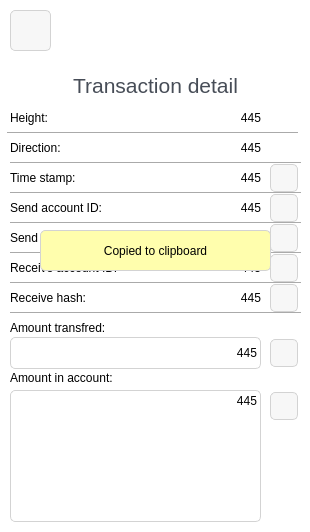
<?xml version="1.0" encoding="UTF-8"?>
<ui version="4.0">
 <class>PageTransactionDetail</class>
 <widget class="QWidget" name="PageTransactionDetail">
  <property name="geometry">
   <rect>
    <x>0</x>
    <y>0</y>
    <width>310</width>
    <height>532</height>
   </rect>
  </property>
  <property name="windowTitle">
   <string>Form</string>
  </property>
  <property name="styleSheet">
   <string notr="true">background: #FFFFFF;
color: rgb(0, 0, 0);</string>
  </property>
  <widget class="QPushButton" name="lyraLogoPushButton">
   <property name="geometry">
    <rect>
     <x>120</x>
     <y>0</y>
     <width>72</width>
     <height>72</height>
    </rect>
   </property>
   <property name="font">
    <font>
     <stylestrategy>PreferAntialias</stylestrategy>
    </font>
   </property>
   <property name="styleSheet">
    <string notr="true">QPushButton {
	background-color: transparent;
	border-style: solid;
	color: #474D57;
}</string>
   </property>
   <property name="text">
    <string/>
   </property>
   <property name="icon">
    <iconset resource="../../../../res.qrc">
     <normaloff>:/res/ic/res/ic/ic_lyra_token_foreground.png</normaloff>:/res/ic/res/ic/ic_lyra_token_foreground.png</iconset>
   </property>
   <property name="iconSize">
    <size>
     <width>72</width>
     <height>72</height>
    </size>
   </property>
   <property name="flat">
    <bool>false</bool>
   </property>
  </widget>
  <widget class="QLabel" name="titleLabel">
   <property name="geometry">
    <rect>
     <x>0</x>
     <y>70</y>
     <width>311</width>
     <height>31</height>
    </rect>
   </property>
   <property name="font">
    <font>
     <pointsize>16</pointsize>
     <stylestrategy>PreferAntialias</stylestrategy>
    </font>
   </property>
   <property name="styleSheet">
    <string notr="true">QLabel {
	background-color: transparent;
	color: #474D57;
}</string>
   </property>
   <property name="text">
    <string>Transaction detail</string>
   </property>
   <property name="alignment">
    <set>Qt::AlignCenter</set>
   </property>
  </widget>
  <widget class="QPushButton" name="backPushButton">
   <property name="geometry">
    <rect>
     <x>10</x>
     <y>10</y>
     <width>41</width>
     <height>41</height>
    </rect>
   </property>
   <property name="focusPolicy">
    <enum>Qt::NoFocus</enum>
   </property>
   <property name="styleSheet">
    <string notr="true">QPushButton {
	border-style: solid;
	background-color: rgba(0, 0, 0, 8);
	border-radius: 5px;
	border-width: 1px;
	border-color: lightgrey;
}
QPushButton:hover {
    background-color: rgba(0, 0, 0, 16);
}

QPushButton:pressed {
    background-color: rgba(0, 0, 0, 64);
}</string>
   </property>
   <property name="text">
    <string/>
   </property>
   <property name="icon">
    <iconset resource="../../../../res.qrc">
     <normaloff>:/res/ic/res/ic/arowLeft.png</normaloff>:/res/ic/res/ic/arowLeft.png</iconset>
   </property>
   <property name="iconSize">
    <size>
     <width>16</width>
     <height>16</height>
    </size>
   </property>
   <property name="checkable">
    <bool>false</bool>
   </property>
  </widget>
  <widget class="QLabel" name="heightLabel">
   <property name="geometry">
    <rect>
     <x>10</x>
     <y>110</y>
     <width>141</width>
     <height>16</height>
    </rect>
   </property>
   <property name="styleSheet">
    <string notr="true"/>
   </property>
   <property name="text">
    <string>Height:</string>
   </property>
  </widget>
  <widget class="QLabel" name="directionLabel">
   <property name="geometry">
    <rect>
     <x>10</x>
     <y>140</y>
     <width>141</width>
     <height>16</height>
    </rect>
   </property>
   <property name="text">
    <string>Direction:</string>
   </property>
  </widget>
  <widget class="QLabel" name="timeStampLabel">
   <property name="geometry">
    <rect>
     <x>10</x>
     <y>170</y>
     <width>81</width>
     <height>16</height>
    </rect>
   </property>
   <property name="text">
    <string>Time stamp:</string>
   </property>
  </widget>
  <widget class="QLabel" name="sendAccountIdLabel">
   <property name="geometry">
    <rect>
     <x>10</x>
     <y>200</y>
     <width>121</width>
     <height>16</height>
    </rect>
   </property>
   <property name="text">
    <string>Send account ID:</string>
   </property>
  </widget>
  <widget class="QLabel" name="sendHashLabel">
   <property name="geometry">
    <rect>
     <x>10</x>
     <y>230</y>
     <width>121</width>
     <height>16</height>
    </rect>
   </property>
   <property name="text">
    <string>Send hash:</string>
   </property>
  </widget>
  <widget class="QLabel" name="amountTransfrredLabel">
   <property name="geometry">
    <rect>
     <x>10</x>
     <y>320</y>
     <width>121</width>
     <height>16</height>
    </rect>
   </property>
   <property name="text">
    <string>Amount transfred:</string>
   </property>
  </widget>
  <widget class="QLabel" name="receiveAccountIdLabel">
   <property name="geometry">
    <rect>
     <x>10</x>
     <y>260</y>
     <width>121</width>
     <height>16</height>
    </rect>
   </property>
   <property name="text">
    <string>Receive account ID:</string>
   </property>
  </widget>
  <widget class="QLabel" name="receiveHashLabel">
   <property name="geometry">
    <rect>
     <x>10</x>
     <y>290</y>
     <width>121</width>
     <height>16</height>
    </rect>
   </property>
   <property name="text">
    <string>Receive hash:</string>
   </property>
  </widget>
  <widget class="QLabel" name="amountInAccountLabel">
   <property name="geometry">
    <rect>
     <x>10</x>
     <y>370</y>
     <width>121</width>
     <height>16</height>
    </rect>
   </property>
   <property name="text">
    <string>Amount in account:</string>
   </property>
  </widget>
  <widget class="QPushButton" name="directionPushButton">
   <property name="enabled">
    <bool>false</bool>
   </property>
   <property name="geometry">
    <rect>
     <x>270</x>
     <y>132</y>
     <width>32</width>
     <height>32</height>
    </rect>
   </property>
   <property name="sizePolicy">
    <sizepolicy hsizetype="MinimumExpanding" vsizetype="Fixed">
     <horstretch>0</horstretch>
     <verstretch>0</verstretch>
    </sizepolicy>
   </property>
   <property name="focusPolicy">
    <enum>Qt::NoFocus</enum>
   </property>
   <property name="layoutDirection">
    <enum>Qt::LeftToRight</enum>
   </property>
   <property name="styleSheet">
    <string notr="true"/>
   </property>
   <property name="text">
    <string/>
   </property>
   <property name="icon">
    <iconset resource="../../../../res.qrc">
     <normaloff>:/res/ic/res/ic/arrowRightUp.png</normaloff>:/res/ic/res/ic/arrowRightUp.png</iconset>
   </property>
   <property name="flat">
    <bool>true</bool>
   </property>
  </widget>
  <widget class="QPushButton" name="copyTimeStampPushButton">
   <property name="geometry">
    <rect>
     <x>270</x>
     <y>164</y>
     <width>28</width>
     <height>28</height>
    </rect>
   </property>
   <property name="sizePolicy">
    <sizepolicy hsizetype="MinimumExpanding" vsizetype="Fixed">
     <horstretch>0</horstretch>
     <verstretch>0</verstretch>
    </sizepolicy>
   </property>
   <property name="focusPolicy">
    <enum>Qt::NoFocus</enum>
   </property>
   <property name="layoutDirection">
    <enum>Qt::LeftToRight</enum>
   </property>
   <property name="styleSheet">
    <string notr="true">QPushButton {
	border-style: solid;
	background-color: rgba(0, 0, 0, 8);
	border-radius: 5px;
	border-width: 1px;
	border-color: lightgrey;
}
QPushButton:hover {
    background-color: rgba(0, 0, 0, 16);
}

QPushButton:pressed {
    background-color: rgba(0, 0, 0, 64);
}</string>
   </property>
   <property name="text">
    <string/>
   </property>
   <property name="icon">
    <iconset resource="../../../../res.qrc">
     <normaloff>:/res/ic/res/ic/copy.png</normaloff>:/res/ic/res/ic/copy.png</iconset>
   </property>
   <property name="flat">
    <bool>true</bool>
   </property>
  </widget>
  <widget class="QPushButton" name="openSendAccountIdPushButton">
   <property name="geometry">
    <rect>
     <x>270</x>
     <y>194</y>
     <width>28</width>
     <height>28</height>
    </rect>
   </property>
   <property name="sizePolicy">
    <sizepolicy hsizetype="MinimumExpanding" vsizetype="Fixed">
     <horstretch>0</horstretch>
     <verstretch>0</verstretch>
    </sizepolicy>
   </property>
   <property name="focusPolicy">
    <enum>Qt::NoFocus</enum>
   </property>
   <property name="layoutDirection">
    <enum>Qt::LeftToRight</enum>
   </property>
   <property name="styleSheet">
    <string notr="true">QPushButton {
	border-style: solid;
	background-color: rgba(0, 0, 0, 8);
	border-radius: 5px;
	border-width: 1px;
	border-color: lightgrey;
}
QPushButton:hover {
    background-color: rgba(0, 0, 0, 16);
}

QPushButton:pressed {
    background-color: rgba(0, 0, 0, 64);
}</string>
   </property>
   <property name="text">
    <string/>
   </property>
   <property name="icon">
    <iconset resource="../../../../res.qrc">
     <normaloff>:/res/ic/res/ic/magnify.png</normaloff>:/res/ic/res/ic/magnify.png</iconset>
   </property>
   <property name="flat">
    <bool>true</bool>
   </property>
  </widget>
  <widget class="QPushButton" name="openSendHashPushButton">
   <property name="geometry">
    <rect>
     <x>270</x>
     <y>224</y>
     <width>28</width>
     <height>28</height>
    </rect>
   </property>
   <property name="sizePolicy">
    <sizepolicy hsizetype="MinimumExpanding" vsizetype="Fixed">
     <horstretch>0</horstretch>
     <verstretch>0</verstretch>
    </sizepolicy>
   </property>
   <property name="focusPolicy">
    <enum>Qt::NoFocus</enum>
   </property>
   <property name="layoutDirection">
    <enum>Qt::LeftToRight</enum>
   </property>
   <property name="styleSheet">
    <string notr="true">QPushButton {
	border-style: solid;
	background-color: rgba(0, 0, 0, 8);
	border-radius: 5px;
	border-width: 1px;
	border-color: lightgrey;
}
QPushButton:hover {
    background-color: rgba(0, 0, 0, 16);
}

QPushButton:pressed {
    background-color: rgba(0, 0, 0, 64);
}</string>
   </property>
   <property name="text">
    <string/>
   </property>
   <property name="icon">
    <iconset resource="../../../../res.qrc">
     <normaloff>:/res/ic/res/ic/magnify.png</normaloff>:/res/ic/res/ic/magnify.png</iconset>
   </property>
   <property name="flat">
    <bool>true</bool>
   </property>
  </widget>
  <widget class="QPushButton" name="openReceiveAccountIdPushButton">
   <property name="geometry">
    <rect>
     <x>270</x>
     <y>254</y>
     <width>28</width>
     <height>28</height>
    </rect>
   </property>
   <property name="sizePolicy">
    <sizepolicy hsizetype="MinimumExpanding" vsizetype="Fixed">
     <horstretch>0</horstretch>
     <verstretch>0</verstretch>
    </sizepolicy>
   </property>
   <property name="focusPolicy">
    <enum>Qt::NoFocus</enum>
   </property>
   <property name="layoutDirection">
    <enum>Qt::LeftToRight</enum>
   </property>
   <property name="styleSheet">
    <string notr="true">QPushButton {
	border-style: solid;
	background-color: rgba(0, 0, 0, 8);
	border-radius: 5px;
	border-width: 1px;
	border-color: lightgrey;
}
QPushButton:hover {
    background-color: rgba(0, 0, 0, 16);
}

QPushButton:pressed {
    background-color: rgba(0, 0, 0, 64);
}</string>
   </property>
   <property name="text">
    <string/>
   </property>
   <property name="icon">
    <iconset resource="../../../../res.qrc">
     <normaloff>:/res/ic/res/ic/magnify.png</normaloff>:/res/ic/res/ic/magnify.png</iconset>
   </property>
   <property name="flat">
    <bool>true</bool>
   </property>
  </widget>
  <widget class="QPushButton" name="openReceiveHashPushButton">
   <property name="geometry">
    <rect>
     <x>270</x>
     <y>284</y>
     <width>28</width>
     <height>28</height>
    </rect>
   </property>
   <property name="sizePolicy">
    <sizepolicy hsizetype="MinimumExpanding" vsizetype="Fixed">
     <horstretch>0</horstretch>
     <verstretch>0</verstretch>
    </sizepolicy>
   </property>
   <property name="focusPolicy">
    <enum>Qt::NoFocus</enum>
   </property>
   <property name="layoutDirection">
    <enum>Qt::LeftToRight</enum>
   </property>
   <property name="styleSheet">
    <string notr="true">QPushButton {
	border-style: solid;
	background-color: rgba(0, 0, 0, 8);
	border-radius: 5px;
	border-width: 1px;
	border-color: lightgrey;
}
QPushButton:hover {
    background-color: rgba(0, 0, 0, 16);
}

QPushButton:pressed {
    background-color: rgba(0, 0, 0, 64);
}</string>
   </property>
   <property name="text">
    <string/>
   </property>
   <property name="icon">
    <iconset resource="../../../../res.qrc">
     <normaloff>:/res/ic/res/ic/magnify.png</normaloff>:/res/ic/res/ic/magnify.png</iconset>
   </property>
   <property name="flat">
    <bool>true</bool>
   </property>
  </widget>
  <widget class="QPushButton" name="copyAmountTransferedPushButton">
   <property name="geometry">
    <rect>
     <x>270</x>
     <y>339</y>
     <width>28</width>
     <height>28</height>
    </rect>
   </property>
   <property name="sizePolicy">
    <sizepolicy hsizetype="MinimumExpanding" vsizetype="Fixed">
     <horstretch>0</horstretch>
     <verstretch>0</verstretch>
    </sizepolicy>
   </property>
   <property name="focusPolicy">
    <enum>Qt::NoFocus</enum>
   </property>
   <property name="layoutDirection">
    <enum>Qt::LeftToRight</enum>
   </property>
   <property name="styleSheet">
    <string notr="true">QPushButton {
	border-style: solid;
	background-color: rgba(0, 0, 0, 8);
	border-radius: 5px;
	border-width: 1px;
	border-color: lightgrey;
}
QPushButton:hover {
    background-color: rgba(0, 0, 0, 16);
}

QPushButton:pressed {
    background-color: rgba(0, 0, 0, 64);
}</string>
   </property>
   <property name="text">
    <string/>
   </property>
   <property name="icon">
    <iconset resource="../../../../res.qrc">
     <normaloff>:/res/ic/res/ic/copy.png</normaloff>:/res/ic/res/ic/copy.png</iconset>
   </property>
   <property name="flat">
    <bool>true</bool>
   </property>
  </widget>
  <widget class="QPushButton" name="copyAmountInAccountPushButton">
   <property name="geometry">
    <rect>
     <x>270</x>
     <y>392</y>
     <width>28</width>
     <height>28</height>
    </rect>
   </property>
   <property name="sizePolicy">
    <sizepolicy hsizetype="MinimumExpanding" vsizetype="Fixed">
     <horstretch>0</horstretch>
     <verstretch>0</verstretch>
    </sizepolicy>
   </property>
   <property name="focusPolicy">
    <enum>Qt::NoFocus</enum>
   </property>
   <property name="layoutDirection">
    <enum>Qt::LeftToRight</enum>
   </property>
   <property name="styleSheet">
    <string notr="true">QPushButton {
	border-style: solid;
	background-color: rgba(0, 0, 0, 8);
	border-radius: 5px;
	border-width: 1px;
	border-color: lightgrey;
}
QPushButton:hover {
    background-color: rgba(0, 0, 0, 16);
}

QPushButton:pressed {
    background-color: rgba(0, 0, 0, 64);
}</string>
   </property>
   <property name="text">
    <string/>
   </property>
   <property name="icon">
    <iconset resource="../../../../res.qrc">
     <normaloff>:/res/ic/res/ic/copy.png</normaloff>:/res/ic/res/ic/copy.png</iconset>
   </property>
   <property name="flat">
    <bool>true</bool>
   </property>
  </widget>
  <widget class="QLabel" name="heightValueLabel">
   <property name="geometry">
    <rect>
     <x>140</x>
     <y>110</y>
     <width>121</width>
     <height>16</height>
    </rect>
   </property>
   <property name="layoutDirection">
    <enum>Qt::LeftToRight</enum>
   </property>
   <property name="styleSheet">
    <string notr="true">text-align:right;</string>
   </property>
   <property name="text">
    <string>445</string>
   </property>
   <property name="alignment">
    <set>Qt::AlignRight|Qt::AlignTrailing|Qt::AlignVCenter</set>
   </property>
  </widget>
  <widget class="QLabel" name="directionValueLabel">
   <property name="geometry">
    <rect>
     <x>140</x>
     <y>140</y>
     <width>121</width>
     <height>16</height>
    </rect>
   </property>
   <property name="layoutDirection">
    <enum>Qt::LeftToRight</enum>
   </property>
   <property name="styleSheet">
    <string notr="true">text-align:right;</string>
   </property>
   <property name="text">
    <string>445</string>
   </property>
   <property name="alignment">
    <set>Qt::AlignRight|Qt::AlignTrailing|Qt::AlignVCenter</set>
   </property>
  </widget>
  <widget class="QLabel" name="timeStampValueLabel">
   <property name="geometry">
    <rect>
     <x>90</x>
     <y>170</y>
     <width>171</width>
     <height>16</height>
    </rect>
   </property>
   <property name="layoutDirection">
    <enum>Qt::LeftToRight</enum>
   </property>
   <property name="styleSheet">
    <string notr="true">text-align:right;</string>
   </property>
   <property name="text">
    <string>445</string>
   </property>
   <property name="alignment">
    <set>Qt::AlignRight|Qt::AlignTrailing|Qt::AlignVCenter</set>
   </property>
  </widget>
  <widget class="QLabel" name="sendAccountIdValueLabel">
   <property name="geometry">
    <rect>
     <x>120</x>
     <y>200</y>
     <width>141</width>
     <height>16</height>
    </rect>
   </property>
   <property name="layoutDirection">
    <enum>Qt::LeftToRight</enum>
   </property>
   <property name="styleSheet">
    <string notr="true">text-align:right;</string>
   </property>
   <property name="text">
    <string>445</string>
   </property>
   <property name="alignment">
    <set>Qt::AlignRight|Qt::AlignTrailing|Qt::AlignVCenter</set>
   </property>
  </widget>
  <widget class="QLabel" name="sendHashValueLabel">
   <property name="geometry">
    <rect>
     <x>120</x>
     <y>230</y>
     <width>141</width>
     <height>16</height>
    </rect>
   </property>
   <property name="layoutDirection">
    <enum>Qt::LeftToRight</enum>
   </property>
   <property name="styleSheet">
    <string notr="true">text-align:right;</string>
   </property>
   <property name="text">
    <string>445</string>
   </property>
   <property name="alignment">
    <set>Qt::AlignRight|Qt::AlignTrailing|Qt::AlignVCenter</set>
   </property>
  </widget>
  <widget class="QLabel" name="receiveAccountIdValueLabel">
   <property name="geometry">
    <rect>
     <x>120</x>
     <y>260</y>
     <width>141</width>
     <height>16</height>
    </rect>
   </property>
   <property name="layoutDirection">
    <enum>Qt::LeftToRight</enum>
   </property>
   <property name="styleSheet">
    <string notr="true">text-align:right;</string>
   </property>
   <property name="text">
    <string>445</string>
   </property>
   <property name="alignment">
    <set>Qt::AlignRight|Qt::AlignTrailing|Qt::AlignVCenter</set>
   </property>
  </widget>
  <widget class="QLabel" name="receiveHashValueLabel">
   <property name="geometry">
    <rect>
     <x>120</x>
     <y>290</y>
     <width>141</width>
     <height>16</height>
    </rect>
   </property>
   <property name="layoutDirection">
    <enum>Qt::LeftToRight</enum>
   </property>
   <property name="styleSheet">
    <string notr="true">text-align:right;</string>
   </property>
   <property name="text">
    <string>445</string>
   </property>
   <property name="alignment">
    <set>Qt::AlignRight|Qt::AlignTrailing|Qt::AlignVCenter</set>
   </property>
  </widget>
  <widget class="QLabel" name="amountTransferedValueLabel">
   <property name="geometry">
    <rect>
     <x>10</x>
     <y>337</y>
     <width>251</width>
     <height>32</height>
    </rect>
   </property>
   <property name="layoutDirection">
    <enum>Qt::LeftToRight</enum>
   </property>
   <property name="styleSheet">
    <string notr="true">text-align:right;
border-style: solid;
border-radius: 5px;
border-width: 1px;
border-color: lightgrey;</string>
   </property>
   <property name="frameShape">
    <enum>QFrame::StyledPanel</enum>
   </property>
   <property name="text">
    <string>445</string>
   </property>
   <property name="alignment">
    <set>Qt::AlignRight|Qt::AlignTrailing|Qt::AlignVCenter</set>
   </property>
  </widget>
  <widget class="Line" name="line_1">
   <property name="geometry">
    <rect>
     <x>7</x>
     <y>132</y>
     <width>291</width>
     <height>2</height>
    </rect>
   </property>
   <property name="autoFillBackground">
    <bool>false</bool>
   </property>
   <property name="frameShadow">
    <enum>QFrame::Sunken</enum>
   </property>
   <property name="orientation">
    <enum>Qt::Horizontal</enum>
   </property>
  </widget>
  <widget class="Line" name="line_2">
   <property name="geometry">
    <rect>
     <x>10</x>
     <y>162</y>
     <width>291</width>
     <height>2</height>
    </rect>
   </property>
   <property name="autoFillBackground">
    <bool>false</bool>
   </property>
   <property name="frameShadow">
    <enum>QFrame::Sunken</enum>
   </property>
   <property name="orientation">
    <enum>Qt::Horizontal</enum>
   </property>
  </widget>
  <widget class="Line" name="line_3">
   <property name="geometry">
    <rect>
     <x>10</x>
     <y>192</y>
     <width>291</width>
     <height>2</height>
    </rect>
   </property>
   <property name="autoFillBackground">
    <bool>false</bool>
   </property>
   <property name="frameShadow">
    <enum>QFrame::Sunken</enum>
   </property>
   <property name="orientation">
    <enum>Qt::Horizontal</enum>
   </property>
  </widget>
  <widget class="Line" name="line_4">
   <property name="geometry">
    <rect>
     <x>10</x>
     <y>222</y>
     <width>291</width>
     <height>2</height>
    </rect>
   </property>
   <property name="autoFillBackground">
    <bool>false</bool>
   </property>
   <property name="frameShadow">
    <enum>QFrame::Sunken</enum>
   </property>
   <property name="orientation">
    <enum>Qt::Horizontal</enum>
   </property>
  </widget>
  <widget class="Line" name="line_5">
   <property name="geometry">
    <rect>
     <x>10</x>
     <y>252</y>
     <width>291</width>
     <height>2</height>
    </rect>
   </property>
   <property name="autoFillBackground">
    <bool>false</bool>
   </property>
   <property name="frameShadow">
    <enum>QFrame::Sunken</enum>
   </property>
   <property name="orientation">
    <enum>Qt::Horizontal</enum>
   </property>
  </widget>
  <widget class="Line" name="line_6">
   <property name="geometry">
    <rect>
     <x>10</x>
     <y>282</y>
     <width>291</width>
     <height>2</height>
    </rect>
   </property>
   <property name="autoFillBackground">
    <bool>false</bool>
   </property>
   <property name="frameShadow">
    <enum>QFrame::Sunken</enum>
   </property>
   <property name="orientation">
    <enum>Qt::Horizontal</enum>
   </property>
  </widget>
  <widget class="Line" name="line_7">
   <property name="geometry">
    <rect>
     <x>10</x>
     <y>312</y>
     <width>291</width>
     <height>2</height>
    </rect>
   </property>
   <property name="autoFillBackground">
    <bool>false</bool>
   </property>
   <property name="frameShadow">
    <enum>QFrame::Sunken</enum>
   </property>
   <property name="orientation">
    <enum>Qt::Horizontal</enum>
   </property>
  </widget>
  <widget class="QLabel" name="amountInAccountValueLabel">
   <property name="geometry">
    <rect>
     <x>10</x>
     <y>390</y>
     <width>251</width>
     <height>132</height>
    </rect>
   </property>
   <property name="styleSheet">
    <string notr="true">text-align:right;
border-style: solid;
border-radius: 5px;
border-width: 1px;
border-color: lightgrey;</string>
   </property>
   <property name="frameShape">
    <enum>QFrame::StyledPanel</enum>
   </property>
   <property name="text">
    <string>445</string>
   </property>
   <property name="alignment">
    <set>Qt::AlignRight|Qt::AlignTop|Qt::AlignTrailing</set>
   </property>
  </widget>
  <widget class="QLabel" name="copiedLabel">
   <property name="geometry">
    <rect>
     <x>40</x>
     <y>230</y>
     <width>231</width>
     <height>41</height>
    </rect>
   </property>
   <property name="autoFillBackground">
    <bool>false</bool>
   </property>
   <property name="styleSheet">
    <string notr="true">border-style: solid;
border-radius: 5px;
border-width: 1px;
border-color: lightgrey;
background-color: rgb(255, 254, 173);</string>
   </property>
   <property name="text">
    <string>Copied to clipboard</string>
   </property>
   <property name="alignment">
    <set>Qt::AlignCenter</set>
   </property>
   <property name="textInteractionFlags">
    <set>Qt::NoTextInteraction</set>
   </property>
  </widget>
 </widget>
 <resources>
  <include location="../../../../res.qrc"/>
 </resources>
 <connections/>
</ui>
